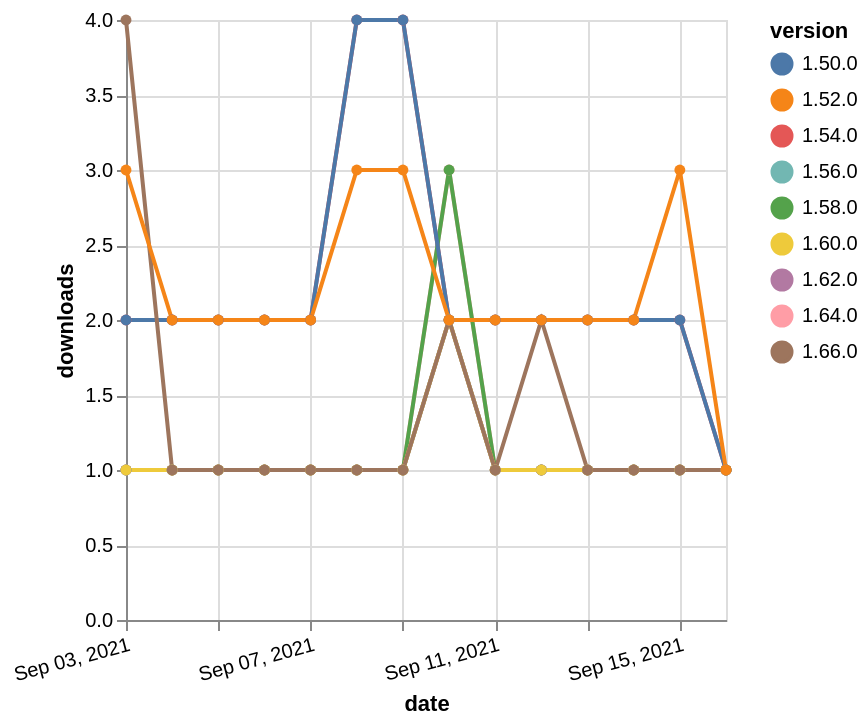

Describe this chart as a Vega-Lite specification.
### Vega-Lite specification from a JSON file in a GitHub repository (floating-point values rounded to 4 significant figures)
{"$schema": "https://vega.github.io/schema/vega-lite/v5.json", "description": "A simple bar chart with embedded data.", "data": {"values": [{"date": "2021-09-03", "total": 237, "delta": 1, "version": "1.56.0"}, {"date": "2021-09-04", "total": 238, "delta": 1, "version": "1.56.0"}, {"date": "2021-09-05", "total": 239, "delta": 1, "version": "1.56.0"}, {"date": "2021-09-06", "total": 240, "delta": 1, "version": "1.56.0"}, {"date": "2021-09-07", "total": 241, "delta": 1, "version": "1.56.0"}, {"date": "2021-09-08", "total": 242, "delta": 1, "version": "1.56.0"}, {"date": "2021-09-09", "total": 243, "delta": 1, "version": "1.56.0"}, {"date": "2021-09-10", "total": 245, "delta": 2, "version": "1.56.0"}, {"date": "2021-09-11", "total": 246, "delta": 1, "version": "1.56.0"}, {"date": "2021-09-12", "total": 247, "delta": 1, "version": "1.56.0"}, {"date": "2021-09-13", "total": 248, "delta": 1, "version": "1.56.0"}, {"date": "2021-09-14", "total": 249, "delta": 1, "version": "1.56.0"}, {"date": "2021-09-15", "total": 250, "delta": 1, "version": "1.56.0"}, {"date": "2021-09-16", "total": 251, "delta": 1, "version": "1.56.0"}, {"date": "2021-09-03", "total": 182, "delta": 1, "version": "1.64.0"}, {"date": "2021-09-04", "total": 183, "delta": 1, "version": "1.64.0"}, {"date": "2021-09-05", "total": 184, "delta": 1, "version": "1.64.0"}, {"date": "2021-09-06", "total": 185, "delta": 1, "version": "1.64.0"}, {"date": "2021-09-07", "total": 186, "delta": 1, "version": "1.64.0"}, {"date": "2021-09-08", "total": 187, "delta": 1, "version": "1.64.0"}, {"date": "2021-09-09", "total": 188, "delta": 1, "version": "1.64.0"}, {"date": "2021-09-10", "total": 191, "delta": 3, "version": "1.64.0"}, {"date": "2021-09-11", "total": 192, "delta": 1, "version": "1.64.0"}, {"date": "2021-09-12", "total": 193, "delta": 1, "version": "1.64.0"}, {"date": "2021-09-13", "total": 194, "delta": 1, "version": "1.64.0"}, {"date": "2021-09-14", "total": 195, "delta": 1, "version": "1.64.0"}, {"date": "2021-09-15", "total": 196, "delta": 1, "version": "1.64.0"}, {"date": "2021-09-16", "total": 197, "delta": 1, "version": "1.64.0"}, {"date": "2021-09-03", "total": 2468, "delta": 2, "version": "1.54.0"}, {"date": "2021-09-04", "total": 2470, "delta": 2, "version": "1.54.0"}, {"date": "2021-09-05", "total": 2472, "delta": 2, "version": "1.54.0"}, {"date": "2021-09-06", "total": 2474, "delta": 2, "version": "1.54.0"}, {"date": "2021-09-07", "total": 2476, "delta": 2, "version": "1.54.0"}, {"date": "2021-09-08", "total": 2480, "delta": 4, "version": "1.54.0"}, {"date": "2021-09-09", "total": 2484, "delta": 4, "version": "1.54.0"}, {"date": "2021-09-10", "total": 2486, "delta": 2, "version": "1.54.0"}, {"date": "2021-09-11", "total": 2488, "delta": 2, "version": "1.54.0"}, {"date": "2021-09-12", "total": 2490, "delta": 2, "version": "1.54.0"}, {"date": "2021-09-13", "total": 2492, "delta": 2, "version": "1.54.0"}, {"date": "2021-09-14", "total": 2494, "delta": 2, "version": "1.54.0"}, {"date": "2021-09-15", "total": 2496, "delta": 2, "version": "1.54.0"}, {"date": "2021-09-16", "total": 2497, "delta": 1, "version": "1.54.0"}, {"date": "2021-09-03", "total": 336, "delta": 1, "version": "1.58.0"}, {"date": "2021-09-04", "total": 337, "delta": 1, "version": "1.58.0"}, {"date": "2021-09-05", "total": 338, "delta": 1, "version": "1.58.0"}, {"date": "2021-09-06", "total": 339, "delta": 1, "version": "1.58.0"}, {"date": "2021-09-07", "total": 340, "delta": 1, "version": "1.58.0"}, {"date": "2021-09-08", "total": 341, "delta": 1, "version": "1.58.0"}, {"date": "2021-09-09", "total": 342, "delta": 1, "version": "1.58.0"}, {"date": "2021-09-10", "total": 345, "delta": 3, "version": "1.58.0"}, {"date": "2021-09-11", "total": 346, "delta": 1, "version": "1.58.0"}, {"date": "2021-09-12", "total": 347, "delta": 1, "version": "1.58.0"}, {"date": "2021-09-13", "total": 348, "delta": 1, "version": "1.58.0"}, {"date": "2021-09-14", "total": 349, "delta": 1, "version": "1.58.0"}, {"date": "2021-09-15", "total": 350, "delta": 1, "version": "1.58.0"}, {"date": "2021-09-16", "total": 351, "delta": 1, "version": "1.58.0"}, {"date": "2021-09-03", "total": 3096, "delta": 2, "version": "1.50.0"}, {"date": "2021-09-04", "total": 3098, "delta": 2, "version": "1.50.0"}, {"date": "2021-09-05", "total": 3100, "delta": 2, "version": "1.50.0"}, {"date": "2021-09-06", "total": 3102, "delta": 2, "version": "1.50.0"}, {"date": "2021-09-07", "total": 3104, "delta": 2, "version": "1.50.0"}, {"date": "2021-09-08", "total": 3108, "delta": 4, "version": "1.50.0"}, {"date": "2021-09-09", "total": 3112, "delta": 4, "version": "1.50.0"}, {"date": "2021-09-10", "total": 3114, "delta": 2, "version": "1.50.0"}, {"date": "2021-09-11", "total": 3116, "delta": 2, "version": "1.50.0"}, {"date": "2021-09-12", "total": 3118, "delta": 2, "version": "1.50.0"}, {"date": "2021-09-13", "total": 3120, "delta": 2, "version": "1.50.0"}, {"date": "2021-09-14", "total": 3122, "delta": 2, "version": "1.50.0"}, {"date": "2021-09-15", "total": 3124, "delta": 2, "version": "1.50.0"}, {"date": "2021-09-16", "total": 3125, "delta": 1, "version": "1.50.0"}, {"date": "2021-09-03", "total": 167, "delta": 1, "version": "1.62.0"}, {"date": "2021-09-04", "total": 168, "delta": 1, "version": "1.62.0"}, {"date": "2021-09-05", "total": 169, "delta": 1, "version": "1.62.0"}, {"date": "2021-09-06", "total": 170, "delta": 1, "version": "1.62.0"}, {"date": "2021-09-07", "total": 171, "delta": 1, "version": "1.62.0"}, {"date": "2021-09-08", "total": 172, "delta": 1, "version": "1.62.0"}, {"date": "2021-09-09", "total": 173, "delta": 1, "version": "1.62.0"}, {"date": "2021-09-10", "total": 175, "delta": 2, "version": "1.62.0"}, {"date": "2021-09-11", "total": 176, "delta": 1, "version": "1.62.0"}, {"date": "2021-09-12", "total": 177, "delta": 1, "version": "1.62.0"}, {"date": "2021-09-13", "total": 178, "delta": 1, "version": "1.62.0"}, {"date": "2021-09-14", "total": 179, "delta": 1, "version": "1.62.0"}, {"date": "2021-09-15", "total": 180, "delta": 1, "version": "1.62.0"}, {"date": "2021-09-16", "total": 181, "delta": 1, "version": "1.62.0"}, {"date": "2021-09-03", "total": 191, "delta": 1, "version": "1.60.0"}, {"date": "2021-09-04", "total": 192, "delta": 1, "version": "1.60.0"}, {"date": "2021-09-05", "total": 193, "delta": 1, "version": "1.60.0"}, {"date": "2021-09-06", "total": 194, "delta": 1, "version": "1.60.0"}, {"date": "2021-09-07", "total": 195, "delta": 1, "version": "1.60.0"}, {"date": "2021-09-08", "total": 196, "delta": 1, "version": "1.60.0"}, {"date": "2021-09-09", "total": 197, "delta": 1, "version": "1.60.0"}, {"date": "2021-09-10", "total": 199, "delta": 2, "version": "1.60.0"}, {"date": "2021-09-11", "total": 200, "delta": 1, "version": "1.60.0"}, {"date": "2021-09-12", "total": 201, "delta": 1, "version": "1.60.0"}, {"date": "2021-09-13", "total": 202, "delta": 1, "version": "1.60.0"}, {"date": "2021-09-14", "total": 203, "delta": 1, "version": "1.60.0"}, {"date": "2021-09-15", "total": 204, "delta": 1, "version": "1.60.0"}, {"date": "2021-09-16", "total": 205, "delta": 1, "version": "1.60.0"}, {"date": "2021-09-03", "total": 122, "delta": 4, "version": "1.66.0"}, {"date": "2021-09-04", "total": 123, "delta": 1, "version": "1.66.0"}, {"date": "2021-09-05", "total": 124, "delta": 1, "version": "1.66.0"}, {"date": "2021-09-06", "total": 125, "delta": 1, "version": "1.66.0"}, {"date": "2021-09-07", "total": 126, "delta": 1, "version": "1.66.0"}, {"date": "2021-09-08", "total": 127, "delta": 1, "version": "1.66.0"}, {"date": "2021-09-09", "total": 128, "delta": 1, "version": "1.66.0"}, {"date": "2021-09-10", "total": 130, "delta": 2, "version": "1.66.0"}, {"date": "2021-09-11", "total": 131, "delta": 1, "version": "1.66.0"}, {"date": "2021-09-12", "total": 133, "delta": 2, "version": "1.66.0"}, {"date": "2021-09-13", "total": 134, "delta": 1, "version": "1.66.0"}, {"date": "2021-09-14", "total": 135, "delta": 1, "version": "1.66.0"}, {"date": "2021-09-15", "total": 136, "delta": 1, "version": "1.66.0"}, {"date": "2021-09-16", "total": 137, "delta": 1, "version": "1.66.0"}, {"date": "2021-09-03", "total": 2598, "delta": 3, "version": "1.52.0"}, {"date": "2021-09-04", "total": 2600, "delta": 2, "version": "1.52.0"}, {"date": "2021-09-05", "total": 2602, "delta": 2, "version": "1.52.0"}, {"date": "2021-09-06", "total": 2604, "delta": 2, "version": "1.52.0"}, {"date": "2021-09-07", "total": 2606, "delta": 2, "version": "1.52.0"}, {"date": "2021-09-08", "total": 2609, "delta": 3, "version": "1.52.0"}, {"date": "2021-09-09", "total": 2612, "delta": 3, "version": "1.52.0"}, {"date": "2021-09-10", "total": 2614, "delta": 2, "version": "1.52.0"}, {"date": "2021-09-11", "total": 2616, "delta": 2, "version": "1.52.0"}, {"date": "2021-09-12", "total": 2618, "delta": 2, "version": "1.52.0"}, {"date": "2021-09-13", "total": 2620, "delta": 2, "version": "1.52.0"}, {"date": "2021-09-14", "total": 2622, "delta": 2, "version": "1.52.0"}, {"date": "2021-09-15", "total": 2625, "delta": 3, "version": "1.52.0"}, {"date": "2021-09-16", "total": 2626, "delta": 1, "version": "1.52.0"}]}, "width": "container", "mark": {"type": "line", "point": {"filled": true}}, "encoding": {"x": {"field": "date", "type": "temporal", "timeUnit": "yearmonthdate", "title": "date", "axis": {"labelAngle": -15}}, "y": {"field": "delta", "type": "quantitative", "title": "downloads"}, "color": {"field": "version", "type": "nominal"}, "tooltip": {"field": "delta"}}}
